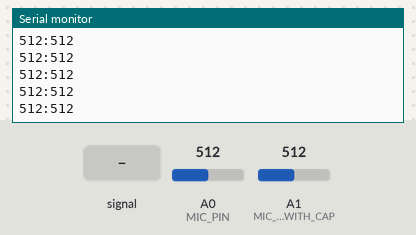
The sketch below on a simulated Arduino Uno, built with avr-gcc and run on an emulated ATmega328P. On the bench: the last lines printed to the serial monitor. The test bench sets the inputs (shaded band); at power-on: A0 (MIC_PIN) = 512, A1 (MIC_PIN_WITH_CAP) = 512.

Above: at 1.2 s.
1.3 s: A0 (MIC_PIN) fed a 200 Hz sine of ±81 counts around its level
At 1.56 s:
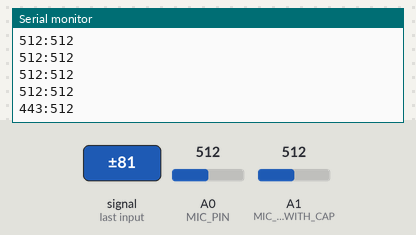
2.8 s: A1 (MIC_PIN_WITH_CAP) fed a 200 Hz sine of ±81 counts around its level
At 2.96 s:
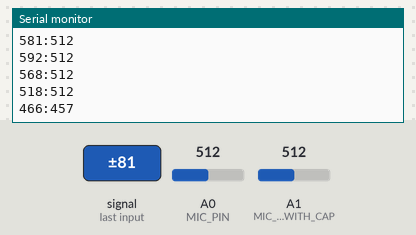
4.3 s: A0 (MIC_PIN) set to 716
At 4.37 s:
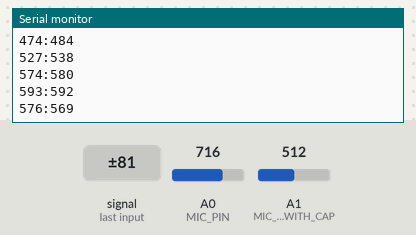
5.8 s: A1 (MIC_PIN_WITH_CAP) set to 716
At 5.97 s:
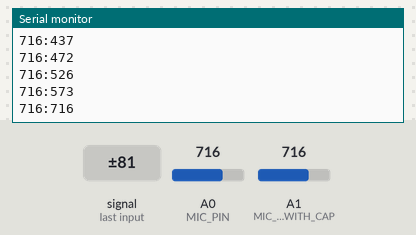
7.3 s: A0 (MIC_PIN) fed a 1000 Hz sine of ±255 counts around its level
At 7.58 s:
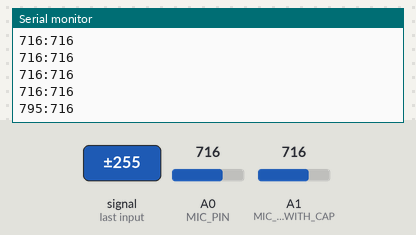
8.8 s: A1 (MIC_PIN_WITH_CAP) fed a 1000 Hz sine of ±255 counts around its level
At 8.98 s:
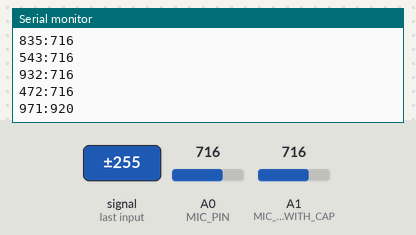
Timing chart, 0 to 11.3 s (numbered marks = the images above; inputs shaded):
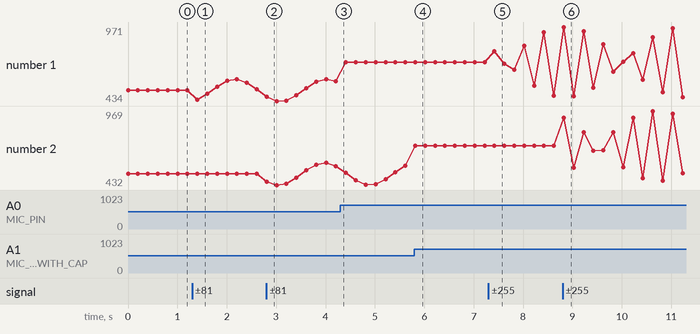

Measured:
- after the input at 1.3 s, the serial monitor: prints a new line after 0.10 s (image 1)
- after the input at 2.8 s, the serial monitor: prints a new line at once (image 2)
- after the input at 5.8 s, the serial monitor: prints a new line at once (image 4)
- after the input at 7.3 s, the serial monitor: prints a new line after 0.12 s (image 5)
- after the input at 8.8 s, the serial monitor: prints a new line at once (image 6)
- plotted number 1: 512 → 518 after the input at 1.3 s, 576 → 716 after the input at 4.3 s
- plotted number 2: 512 → 569 after the input at 2.8 s, 716 → 516 after the input at 8.8 s

The sketch:

microphone_with_100mf_capacitor.ino
```cpp
#define MIC_PIN 14
#define MIC_PIN_WITH_CAP 15

uint16_t rawSample = 0;
uint16_t capSample = 0;

void setup() {
  Serial.begin(9600);
}

void loop() {
  rawSample = analogRead(MIC_PIN);
  capSample = analogRead(MIC_PIN_WITH_CAP);

  Serial.print(rawSample);
  Serial.print(":");
  Serial.print(capSample);
  Serial.print("\n");

  delay(200);
}
```
